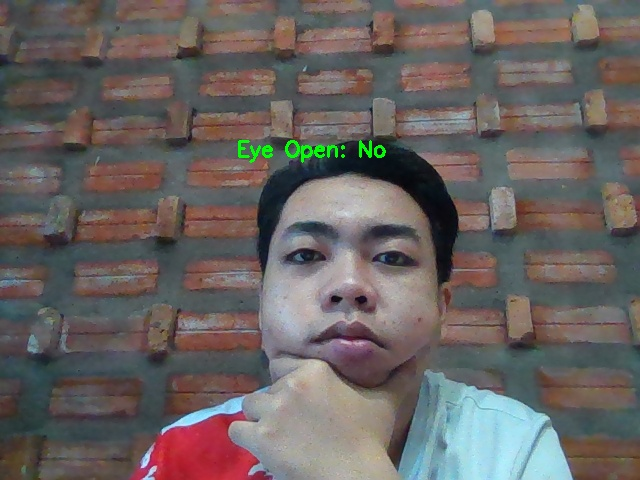
#> input picture first/first_image.jpg, 640 x 480 px; its folder holds only this picture in this run
$ python Face_image_processing.py
#> lines starting #> are read from the running program, lines starting #| are printed output that depends on the picture; after the words box and inside, x2 and y2 are one past the last pixel; in counts of white or black regions, pixels touching at a corner belong together
import cv2
import os

face_cascade = cv2.CascadeClassifier(cv2.data.haarcascades + 'haarcascade_frontalface_default.xml')
eye_cascade = cv2.CascadeClassifier(cv2.data.haarcascades + 'haarcascade_eye.xml')

input_folder = "first"

output_folder = "second"

if not os.path.exists(output_folder):
    os.makedirs(output_folder)

image_files = [os.path.join(input_folder, f) for f in os.listdir(input_folder) if f.endswith(('.jpg', '.jpeg', '.png'))]

for image_file in image_files:
    img = cv2.imread(image_file)
#> img is the input picture: shape (480, 640, 3); mean B, G, R 96.8, 98.5, 104.8

    gray = cv2.cvtColor(img, cv2.COLOR_BGR2GRAY)
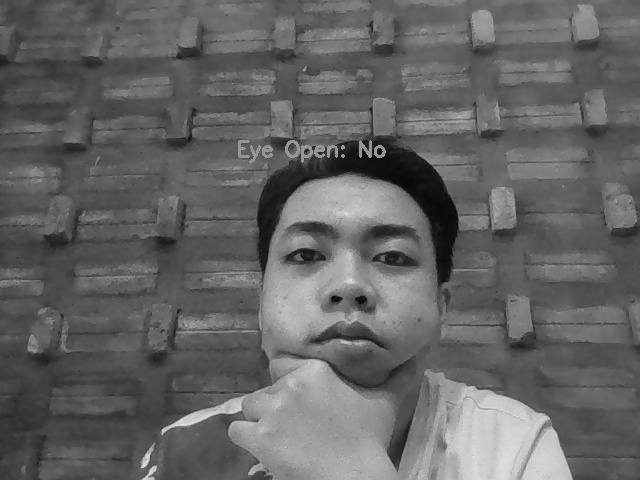
#> gray: shape (480, 640); min 5, max 226, mean 100.2

    faces = face_cascade.detectMultiScale(gray, scaleFactor=1.3, minNeighbors=5)
#> faces = [[236, 166, 224, 224]]

    for (x, y, w, h) in faces:
        cv2.rectangle(img, (x, y), (x + w, y + h), (0, 0, 255), 2)

        roi_gray = gray[y:y + h, x:x + w]
        roi_color = img[y:y + h, x:x + w]

        eyes = eye_cascade.detectMultiScale(roi_gray)
        for (ex, ey, ew, eh) in eyes:
            cv2.rectangle(roi_color, (ex, ey), (ex + ew, ey + eh), (0, 255, 0), 2)
#> this loop made 1 pass
#> (x, y, w, h, eyes) on pass 1: (236, 166, 224, 224, [[41, 63, 54, 54], [127, 66, 52, 52]])
#> pass 1, `roi_gray = gray[y:y + h, x:x + w]`:
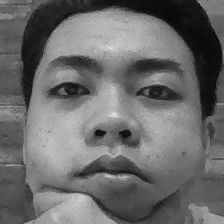
#> roi_gray: shape (224, 224); min 5, max 226, mean 106.8
#> pass 1, `roi_color = img[y:y + h, x:x + w]`:
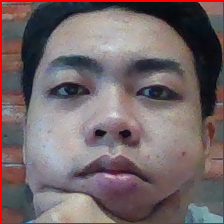
#> roi_color: shape (224, 224, 3); mean B, G, R 103.9, 101.7, 117
#> after the loop:
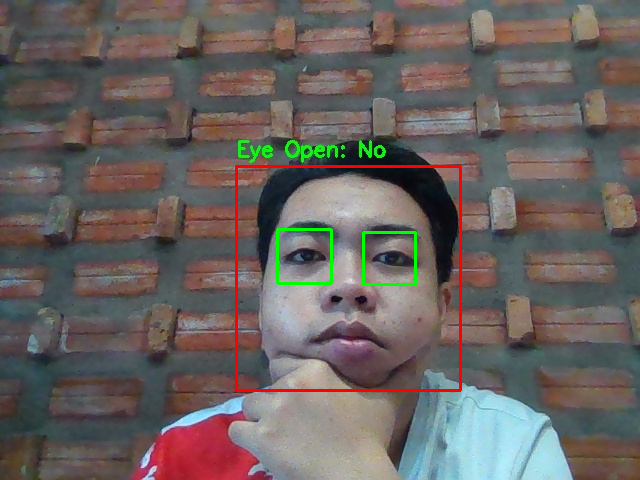
#> img: shape (480, 640, 3); 1.29% of pixels changed, all inside (x1, y1, x2, y2) = (235, 165, 462, 392)
#> after the loop:
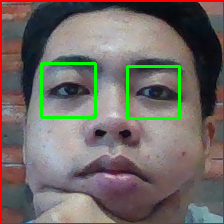
#> roi_color: shape (224, 224, 3); 2.52% of pixels changed, all inside (x1, y1, x2, y2) = (40, 62, 181, 120)

    output_image_path = os.path.join(output_folder, os.path.basename(image_file))
    cv2.imwrite(output_image_path, img)

cv2.destroyAllWindows()
